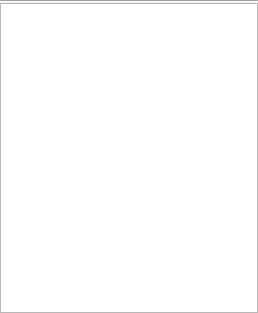
<?xml version="1.0" encoding="UTF-8"?>
<ui version="4.0">
 <class>mainTree</class>
 <widget class="QWidget" name="mainTree">
  <property name="geometry">
   <rect>
    <x>0</x>
    <y>0</y>
    <width>258</width>
    <height>313</height>
   </rect>
  </property>
  <property name="windowTitle">
   <string>MainTree</string>
  </property>
  <layout class="QGridLayout" name="gridLayout">
   <property name="margin">
    <number>0</number>
   </property>
   <property name="spacing">
    <number>0</number>
   </property>
   <item row="1" column="0">
    <widget class="QTreeWidget" name="twTree">
     <property name="indentation">
      <number>24</number>
     </property>
     <attribute name="headerVisible">
      <bool>false</bool>
     </attribute>
     <column>
      <property name="text">
       <string notr="true">1</string>
      </property>
     </column>
    </widget>
   </item>
   <item row="0" column="0">
    <widget class="Line" name="line">
     <property name="orientation">
      <enum>Qt::Horizontal</enum>
     </property>
    </widget>
   </item>
  </layout>
 </widget>
 <resources/>
 <connections/>
 <buttongroups>
  <buttongroup name="rbgTreeMode"/>
 </buttongroups>
</ui>
